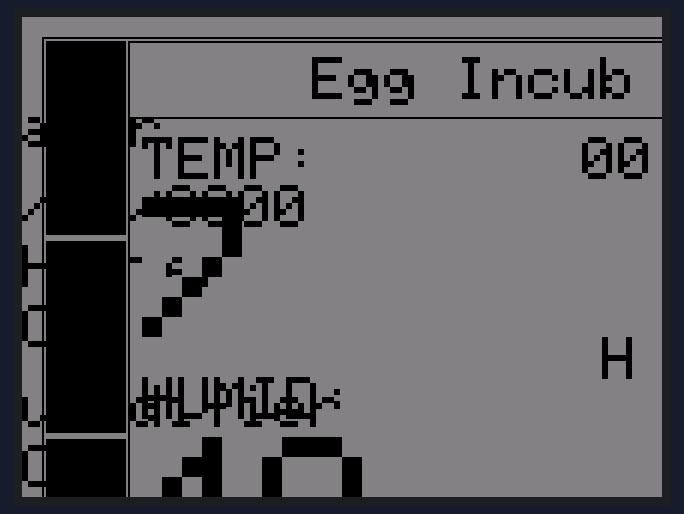
The sketch below on a simulated Arduino Uno, built with avr-gcc and run on an emulated ATmega328P. Parts: 320×240 colour display. Random numbers use the default seed unless the sketch sets one; what the sketch prints to the serial monitor is not drawn.

Above: at 0.3 s.
At 4.4 s:
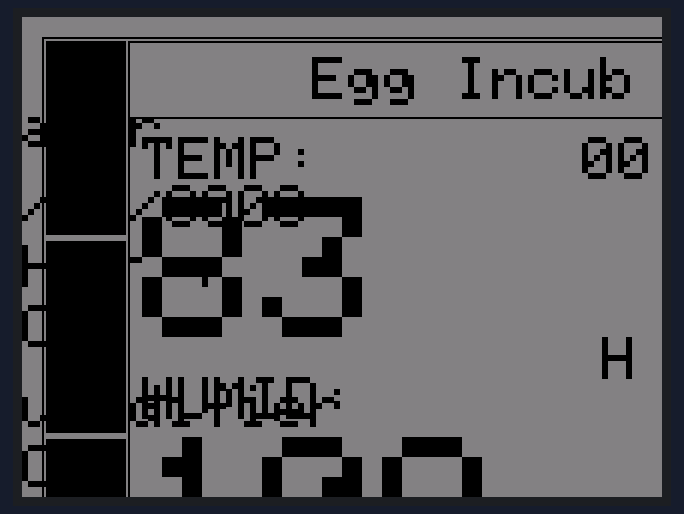
At 9.4 s:
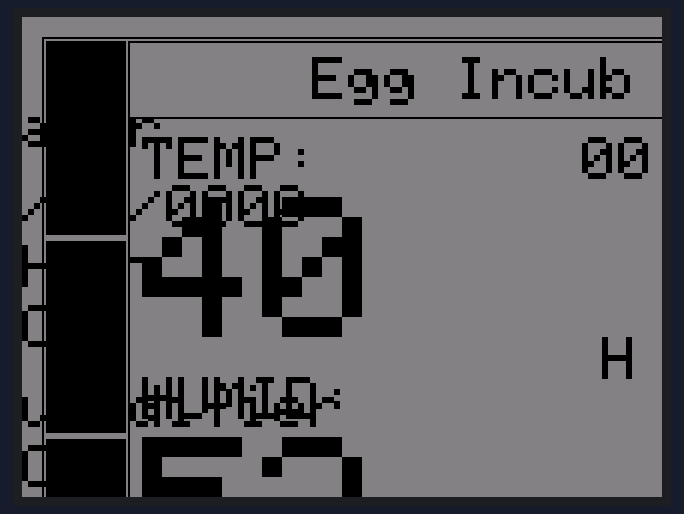
At 19.5 s:
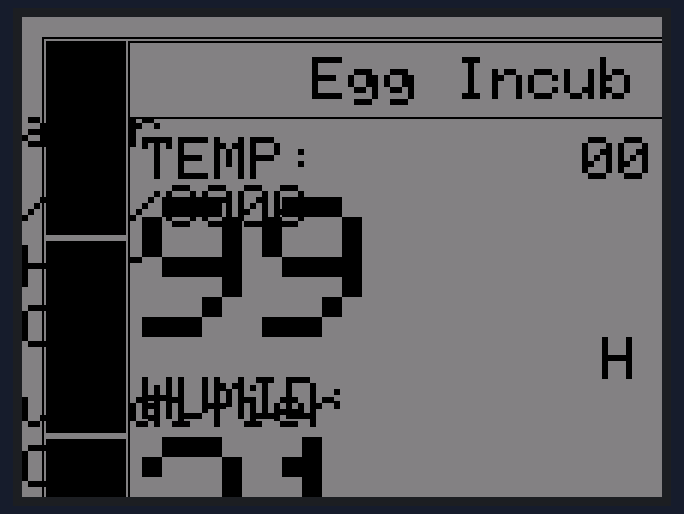
At 28.7 s:
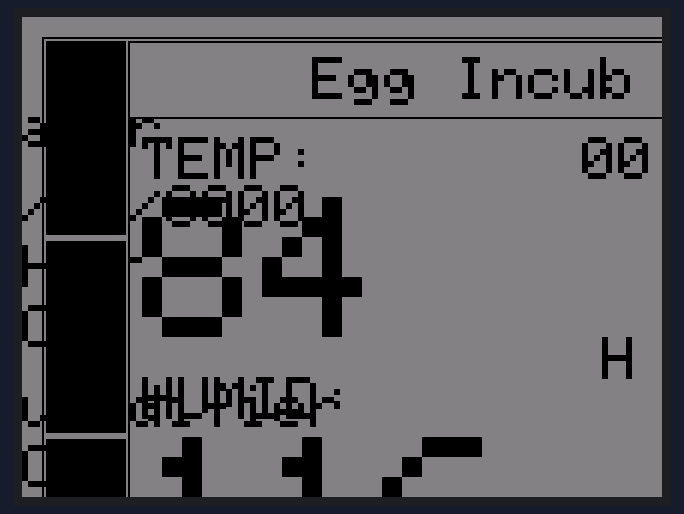
At 38.8 s:
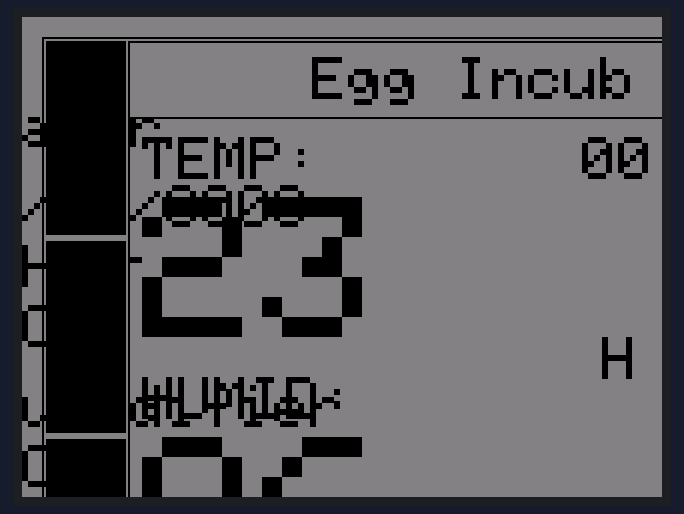

Measured:
- what the display in image 1 shows lasts 1.0 s, from 4.3 s to 5.3 s

The sketch:

egv1_uiv2_v1.ino
```cpp
#include <Adafruit_GFX.h>
#include <MCUFRIEND_kbv.h>
#include <Fonts/FreeMonoBold9pt7b.h>


MCUFRIEND_kbv tft;
#define BLACK   0x0000
#define BLUE    0x001F
#define RED     0xF800
#define GREEN   0x07E0
#define CYAN    0x07FF
#define MAGENTA 0xF81F
#define YELLOW  0xFFE0
#define WHITE   0xFFFF
#define GRAY    0x8410

bool isHeaterOn;
bool isHumidOn;
bool isMotorOn;

uint8_t temp, humid, lasttemp, lasthumid;
String lastDate;
String datenow = "00/00/0000";

int lastTemp;
int lastHumid;

String lastRelayState[] = {"","",""};


void setup() {
  Serial.begin(9600);
  SetupScreen();
  MainScreen();
}

void loop() {
  temp = random(0, 120);
  humid = random(0, 120);
  destroyValues();
  drawValues(temp, humid);
  delay(1000);
}

void SetupScreen(){
  uint16_t ID = tft.readID();

  if(ID == 0x6814){
    Serial.println("Found 0x6814 Screen ");
  }else{
    Serial.print("Unknown Screen ID: 0x");
    Serial.println(ID, HEX);
  }
  tft.begin(0x6814);
  tft.setRotation(3);
}

void MainScreen(){
  tft.fillScreen(GRAY);
  tft.drawRect(10, 10, 460, 300, BLACK);
  tft.drawRect(53, 12, 415, 296, BLACK);
  tft.drawRect(53, 12, 415, 296, BLACK);
  tft.drawLine(53, 50, 465, 50, BLACK);
  tft.fillRect(12, 12, 40, 97, BLACK);
  tft.fillRect(12, 112, 40, 96, BLACK);
  tft.fillRect(12, 211, 40, 97, BLACK);
  drawString(145, 20, BLACK, 3, "Egg Incubator");
  drawString(60, 60, BLACK, 3, "TEMP: ");
  drawString(60, 180, BLACK, 3, "HUMID: ");
  drawString(330, 90, BLACK, 3, "Heater");
  drawString(290, 160, BLACK, 3, "Humidifier");
  drawString(340, 230, BLACK, 3, "Motor");


}
void drawValues(int temp, int humid){
  drawString(60, 90, BLACK, 10, String(temp));//+char(0xF7)+"C"
  drawString(60, 210, BLACK, 10, String(humid));
  drawString(280,60, BLACK, 3, datenow);
  if(isHeaterOn){
    tft.fillRect(340, 115, 70, 30, GREEN);
  }else{
    tft.fillRect(340, 115, 70, 30, RED);
  }
  if(isHumidOn){
    tft.fillRect(340, 185, 70, 30, GREEN);
  }else{
    tft.fillRect(340, 185, 70, 30, RED);
  }
  if(isMotorOn){
    tft.fillRect(340, 255, 70, 30, GREEN);
  }else{
    tft.fillRect(340, 255, 70, 30, RED);
  }

  drawString(350, 120, BLACK, 3, "OFF");
  drawString(350, 190, BLACK, 3, "OFF");
  drawString(350, 260, BLACK, 3, "OFF");

  lasttemp = temp; lasthumid = humid; lastDate = datenow;
  // lastRelayState[0]="OFF";
  // lastRelayState[1]="OFF";
  // lastRelayState[2]="OFF";
}
void destroyValues(){
  drawString(60, 90, GRAY, 10, String(lasttemp));
  drawString(60, 210, GRAY, 10, String(lasthumid));
  drawString(280,60, GRAY, 3, lastDate);
  // drawString(350, 120, GRAY, 3, lastRelayState[0]);
  // drawString(350, 190, GRAY, 3, lastRelayState[1]);
  // drawString(350, 260, GRAY, 3, lastRelayState[2]);

}
void drawString(uint16_t x,uint16_t y,uint16_t color, uint16_t textsize, String msg){
  tft.setCursor(x, y);
  tft.setTextColor(color);
  tft.setTextSize(textsize);
  tft.print(msg);
}
```
